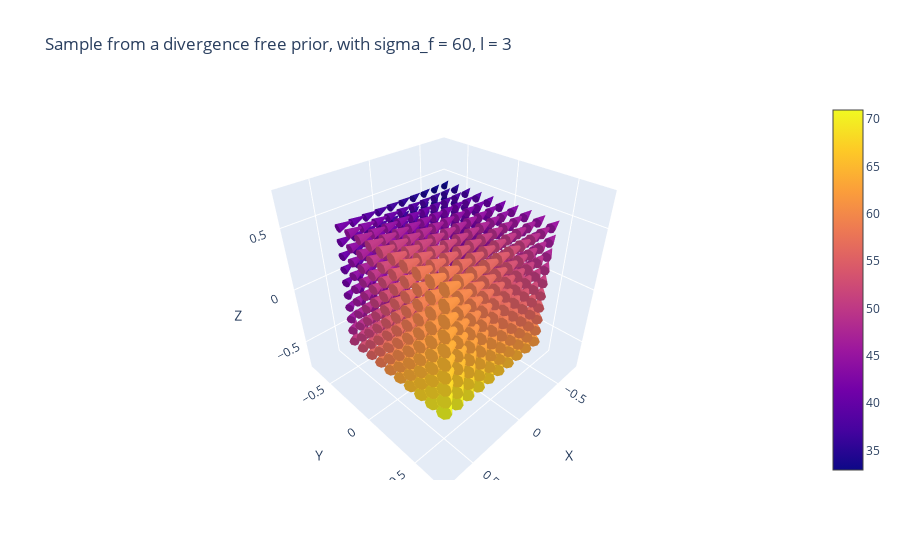

Notebook cell for this chart:
### Code cell
sigma_f_2_df, l_2_df = 60, 1
div_free_sample_2 = sample_vector_field(kernel_func = 'divergence_free_kernel', 
                                        sigma_f=sigma_f_2_df, 
                                        l=l_2_df)
plotter(div_free_sample_2, title = f'Sample from a divergence free prior, with sigma_f = {sigma_f_2_df}, l = {l_2_df}')

### Figure 1 — Plotly figure (JSON) as saved in the notebook; plotly's stock layout.template omitted (floating-point values rounded to 4 significant figures; data arrays with more than 128 entries replaced by an {"elided": "..."} marker saying what was removed)
{"data": [{"anchor": "tail", "sizemode": "scaled", "sizeref": 2, "type": "cone", "u": {"elided": "1000 float values"}, "v": {"elided": "1000 float values"}, "w": {"elided": "1000 float values"}, "x": {"elided": "1000 float values"}, "y": {"elided": "1000 float values"}, "z": {"elided": "1000 float values"}}], "layout": {"scene": {"xaxis": {"title": {"text": "X"}}, "yaxis": {"title": {"text": "Y"}}, "zaxis": {"title": {"text": "Z"}}}, "title": {"text": "Sample from a divergence free prior, with sigma_f = 60, l = 3"}}}
